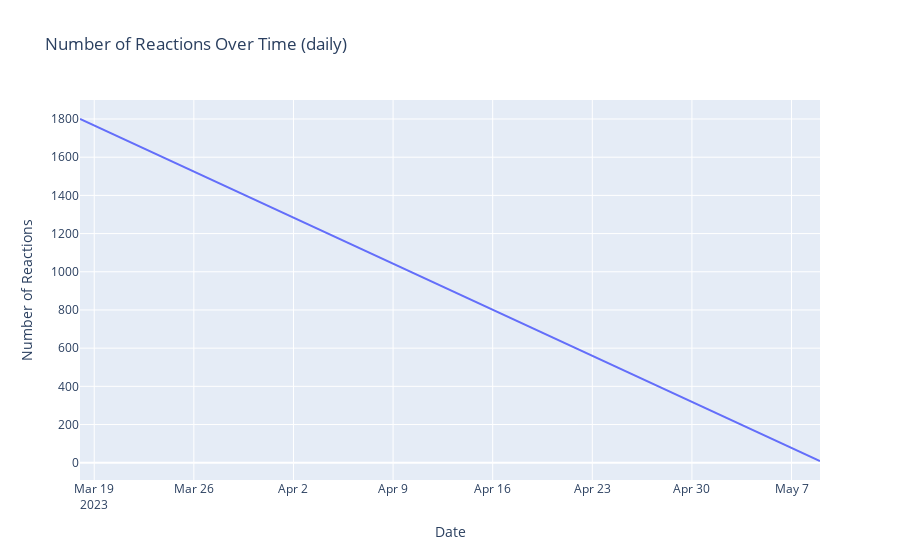

Notebook code for this chart:
### Markdown cell above
# Change of the Number of Reactions over time

### Code cell
data = data3
data['timestamp'] = pd.to_datetime(data['timestamp'], unit='ms')
data_count = data.groupby(data['timestamp'].dt.date).count()

fig = go.Figure()
fig.add_trace(go.Scatter(x=data_count.index, y=data_count['reaction'], mode='lines'))

fig.update_layout(title_text='Number of Reactions Over Time (daily)',
                  xaxis_title='Date',
                  yaxis_title='Number of Reactions')

fig.show()

### Figure 1 — Plotly figure (JSON) as saved in the notebook; plotly's stock layout.template omitted (floating-point values rounded to 4 significant figures)
{"data": [{"mode": "lines", "type": "scatter", "x": ["2023-03-18", "2023-05-09"], "y": [1800, 9]}], "layout": {"autosize": true, "title": {"text": "Number of Reactions Over Time (daily)"}, "xaxis": {"autorange": true, "range": ["2023-03-18", "2023-05-09"], "title": {"text": "Date"}, "type": "date"}, "yaxis": {"autorange": true, "range": [-90.5, 1900.0], "title": {"text": "Number of Reactions"}, "type": "linear"}}}
